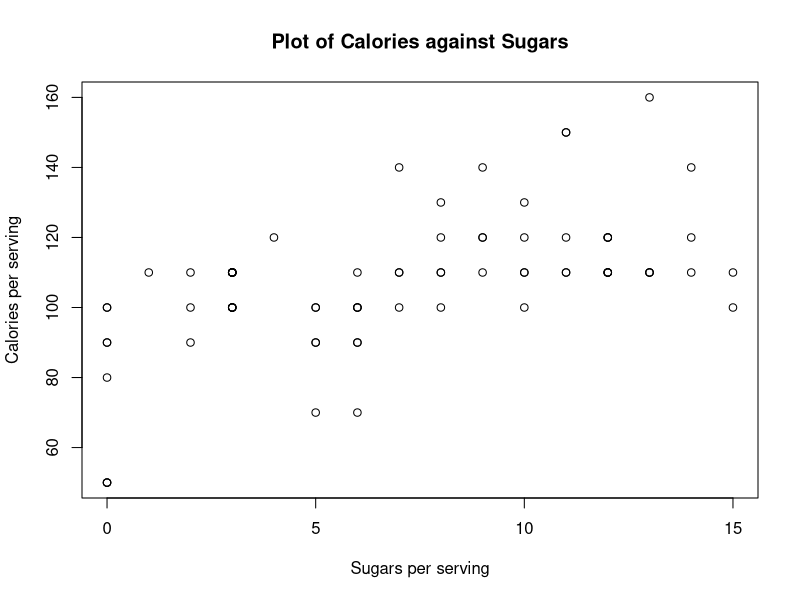
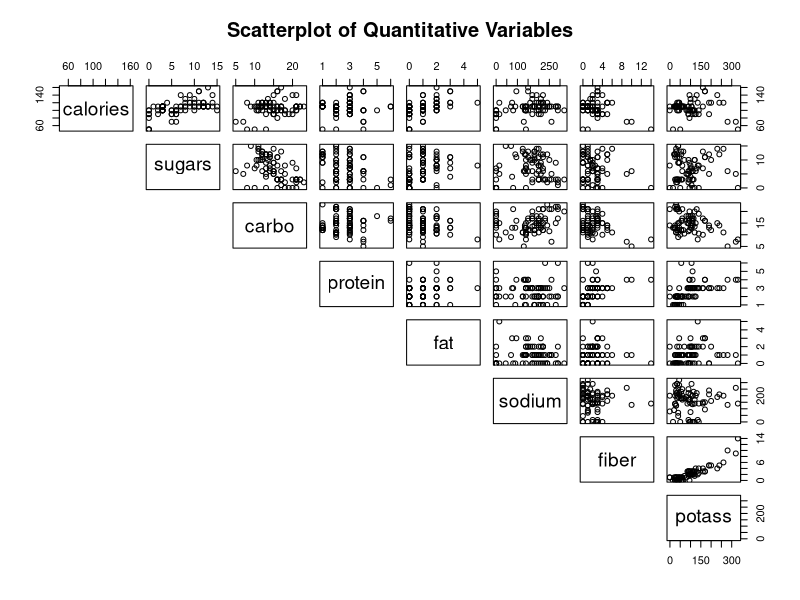
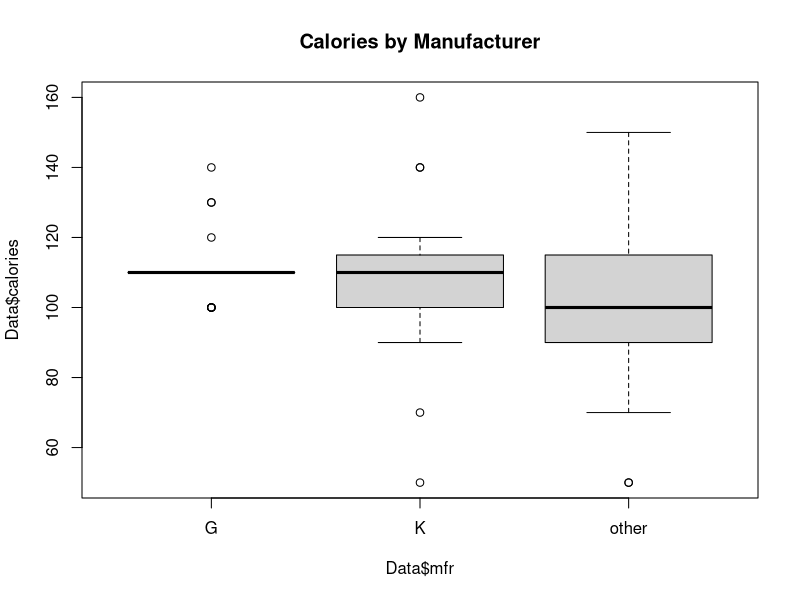
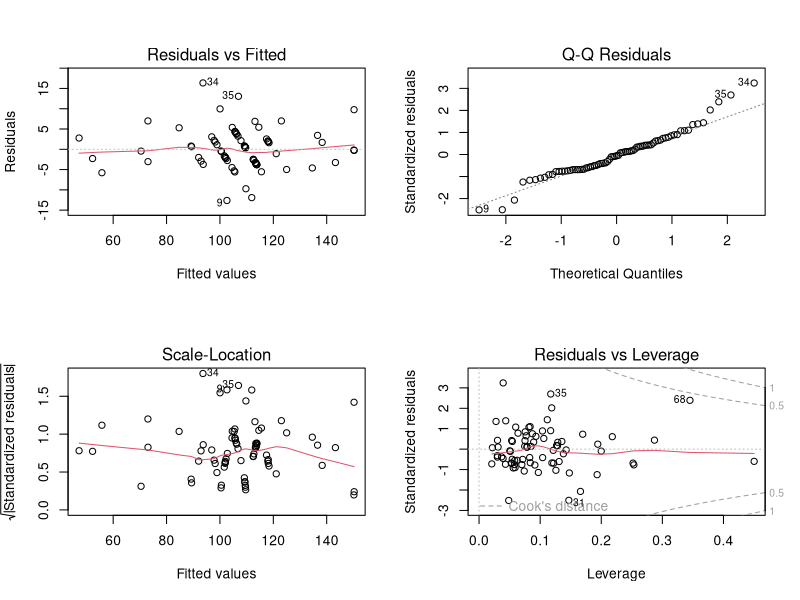

Reproduce these figures in R, in order. (Note: this script raises an error after producing the figures.)
################
##Reading Data##
################

Data<-read.table("cereals.txt", header=TRUE)

##see how shelf is viewed
class(Data$shelf)

##make R view shelf as categorical
Data$shelf<-factor(Data$shelf)
is.factor(Data$shelf)

head(Data$shelf)

##give descriptive names to shelf
levels(Data$shelf)
levels(Data$shelf) <- c("low", "middle", "top") ##order needs to match

head(Data$shelf)

#######
##EDA##
#######

##scatterplot
plot(Data$sugars,Data$calories,xlab="Sugars per serving",	ylab="Calories per serving", main="Plot of Calories against Sugars")

##correlation
cor(Data$sugars, Data$calories)

##scatterplot matrix
pairs(Data[,3:10], 
      lower.panel = NULL, 
      main="Scatterplot of Quantitative Variables")

##correlation matrix
cor(Data[,3:10])
round(cor(Data[,3:10]),3)

##boxplots
boxplot(Data$calories~Data$mfr, main="Calories by Manufacturer")

##obtain median of calories across manufacturers
tapply(Data$calories,Data$mfr,median)

##2 way table
mytab<-table(Data$shelf, Data$mfr)
mytab

##2 way table with proportions
prop.table(mytab, 2)  # 2 means columns add up to 1

##############
##Regression##
##############

result<-lm(calories~sugars+carbo+protein+fat+sodium+fiber+potass, data=Data)

###############
##Diagnostics##
###############

par(mfrow=c(2,2))        # create 2x2 matrix of graphs to show on one plot
plot(result)

library(MASS)
par(mfrow=c(1,1))
MASS::boxcox(result)  #log likelihood, if lambda=0 then perform a log transformation

#############
##Inference##
#############

summary(result)
# T test: For potass- Ho: B7 = 0, Ha: B7 doesnt equal 0
# can we drop X7 from the model, while leaving the other predictors in?
# Yes since pval is large

# F test: Ho: B1=B2=B3=...= 0, Ha: at least one B in Ho is non zero
# Comparison between our model vs an intercept only model
# Is at least one predictor useful to the response variable
# since p-val is small, reject null

#sigma^2 is residual standard error squared

##fit reduced model
reduced<-lm(calories~sugars+carbo+protein+fat, data=Data)

##partial F test
anova(reduced,result)
# since partial F test pval is large we fail to reject the null
# Ho: supports the reduced model (FTR null means use reduced model)


##CI for parameters
confint(reduced,level = 0.95)

newdata<-data.frame(sugars=5, carbo=15, protein=3, fat=1.5)
predict(reduced,newdata,level=0.95, interval="confidence")
predict(reduced,newdata,level=0.95, interval="prediction")

names(reduced)
reduced$coefficients

##########################
##Categorical predictors##
##########################

class(Data$mfr)
Data$mfr<-factor(Data$mfr)

##change reference class
Data$mfr<-relevel(Data$mfr, ref = "other")
contrasts(Data$mfr)

##add mfr to reduced model
reduced2<-lm(calories~sugars+carbo+protein+fat+mfr, data=Data)
summary(reduced2)

##multiple comparisons
library(multcomp)
pairwise<-multcomp::glht(reduced2, linfct = mcp(mfr= "Tukey"))
summary(pairwise)

# Ha: Ug - Uo = 0 vs Ho: Ug-Uo dne 0
# We FTR the null
# G and 0 have no stat significant difference in cals while controlling for the other predictors
